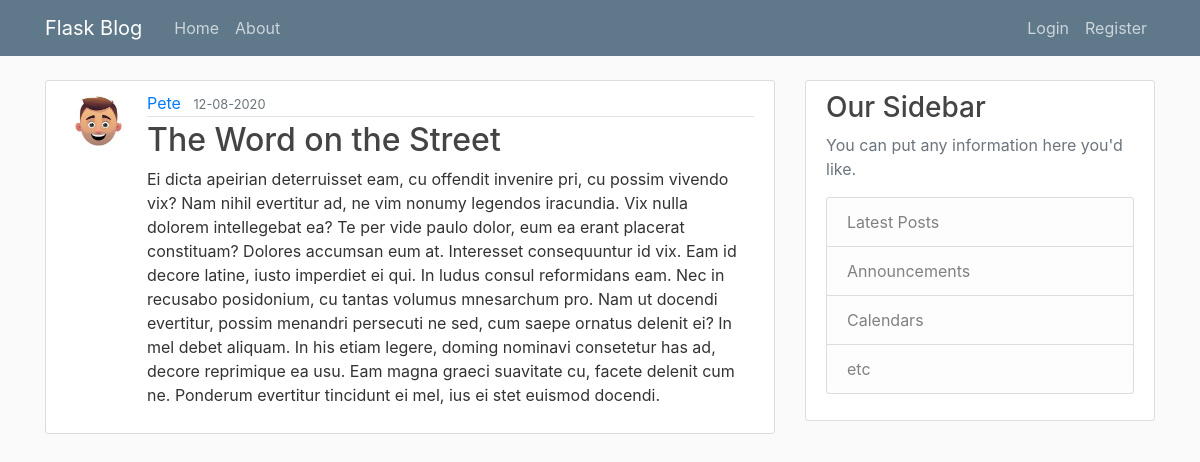
The page /post/5 on the database its author committed.
### flaskblog/models.py (models this page shows, shortened)
class User(db.Model, UserMixin):
    id = db.Column(db.Integer, primary_key=True)
    username = db.Column(db.String(20), unique=True, nullable=False)
    email = db.Column(db.String(120), unique=True, nullable=False)
    image_file = db.Column(db.String(20), nullable=False,
                           default='default.jpg')
    password = db.Column(db.String(60), nullable=False)
    posts = db.relationship('Post', backref='author', lazy=True)

class Post(db.Model):
    id = db.Column(db.Integer, primary_key=True)
    title = db.Column(db.String(100), nullable=False)
    date_posted = db.Column(db.DateTime, nullable=False,
                            default=datetime.utcnow)
    content = db.Column(db.Text, nullable=False)
    user_id = db.Column(db.Integer, db.ForeignKey('user.id'), nullable=False)

### flaskblog/routes.py (the view)
@app.route('/post/<int:post_id>')
def post(post_id):
    post = Post.query.get_or_404(post_id)
    return render_template('post.html', title=post.title, post=post)

### flaskblog/templates/post.html (shortened to what this page needs)
{% extends "layout.html" %}
{% block content %}
    <article class="media content-section">
        <img class="rounded-circle article-img" src="{{ url_for('static', filename='profile_pics/' + post.author.image_file) }}" alt="">
        <div class="media-body">
            <div class="article-metadata">
            <a class="mr-2" href="#">{{ post.author.username }}</a>
            <small class="text-muted">{{ post.date_posted.strftime('%d-%m-%Y') }}</small>
            </div>
            <h2 class="article-title">{{ post.title }}</h2>
            <p class="article-content">{{ post.content }}</p>
        </div>
    </article>
{% endblock content %}

### flaskblog/static/main.css (style rules this page uses)
body { background: #fafafa; color: #333333; margin-top: 5rem; }
h1, h2, h3, h4, h5, h6 { color: #444444; }
.content-section { background: #ffffff; padding: 10px 20px; border: 1px solid #dddddd; border-radius: 3px; margin-bottom: 20px; }
.article-title { color: #444444; }
.article-content { white-space: pre-line; }
.article-img { height: 65px; width: 65px; margin-right: 16px; }
.article-metadata { padding-bottom: 1px; margin-bottom: 4px; border-bottom: 1px solid #e3e3e3; }

### rows shown on the page
User: image_file (placeholder picture), author.username "Pete"
Post: date_posted "12-08-2020", title "The Word on the Street", content "Ei dicta apeirian deterruisset eam, cu offendit invenire pri, cu possim vivendo vix? Nam nihil evertitur ad, ne vim nonumy legendos iracundia. Vix nulla dolorem intellegebat ea? Te per vide paulo dolor, eum ea erant placerat constituam? Dolores accumsan eum at. Interesset consequuntur id vix. Eam id decore latine, iusto imperdiet ei qui. In ludus consul reformidans eam. Nec in recusabo posidonium, cu tantas volumus mnesarchum pro. Nam ut docendi evertitur, possim menandri persecuti ne sed, cum saepe ornatus delenit ei? In mel debet aliquam. In his etiam legere, doming nominavi consetetur has ad, decore reprimique ea usu. Eam magna graeci suavitate cu, facete delenit cum ne. Ponderum…"
